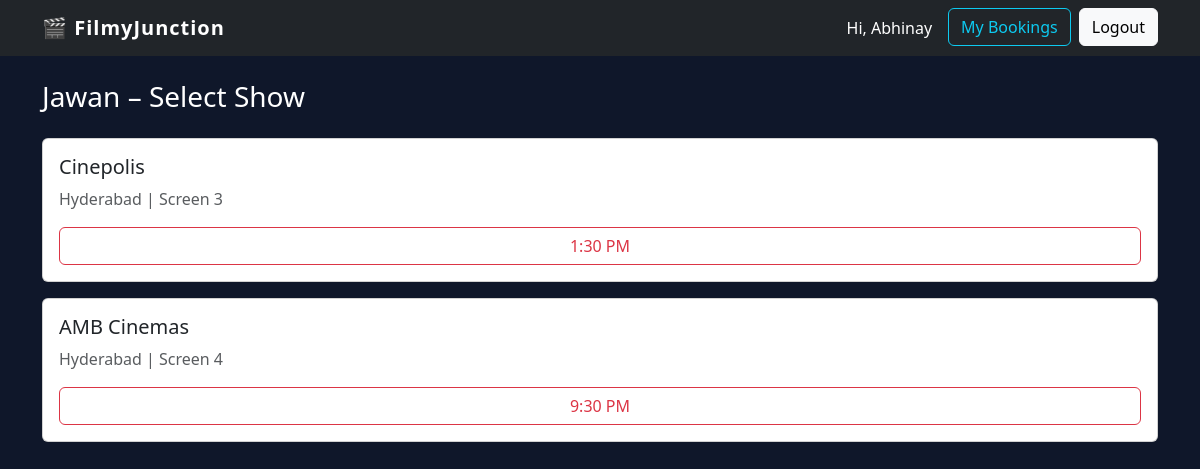
The page /movie/2/shows (signed in) on the database its author committed.
### models.py (models this page shows, shortened)
class User(UserMixin, db.Model):
    id = db.Column(db.Integer, primary_key=True)
    username = db.Column(db.String(50), unique=True, nullable=False)
    password_hash = db.Column(db.String(200), nullable=False)
    is_admin = db.Column(db.Boolean, default=False)  # ✅ THIS LINE.d

class Movie(db.Model):
    id = db.Column(db.Integer, primary_key=True)
    title = db.Column(db.String(100), nullable=False)
    poster = db.Column(db.String(200), nullable=False)
    rating = db.Column(db.Float, nullable=False)
    description = db.Column(db.Text, nullable=False)

class Show(db.Model):
    id = db.Column(db.Integer, primary_key=True)
    movie_id = db.Column(db.Integer, db.ForeignKey('movie.id'), nullable=False)
    screen_id = db.Column(db.Integer, db.ForeignKey('screen.id'), nullable=False)
    show_time = db.Column(db.String(20), nullable=False)
    movie = db.relationship('Movie')
    screen = db.relationship('Screen')

class Theatre(db.Model):
    id = db.Column(db.Integer, primary_key=True)
    name = db.Column(db.String(100), nullable=False)
    location = db.Column(db.String(100), nullable=False)

class Screen(db.Model):
    id = db.Column(db.Integer, primary_key=True)
    name = db.Column(db.String(50), nullable=False)
    theatre_id = db.Column(db.Integer, db.ForeignKey('theatre.id'), nullable=False)
    theatre = db.relationship('Theatre', backref='screens')

### app.py (the view)
@app.route("/movie/<int:movie_id>/shows")
@login_required
def movie_shows(movie_id):
    movie = Movie.query.get_or_404(movie_id)
    shows = Show.query.filter_by(movie_id=movie_id).all()
    return render_template("shows.html", movie=movie, shows=shows)

### app.py (called while the page is built)
@login_manager.user_loader
def load_user(user_id):
    return User.query.get(int(user_id))

### templates/shows.html
{% extends 'base.html' %}
{% block content %}
<h3>{{ movie.title }} – Select Show</h3>
<div class="mt-4">
    {% for show in shows %}
        <div class="card mb-3 p-3">
            <h5>{{ show.screen.theatre.name }}</h5>
            <p class="text-muted">
                {{ show.screen.theatre.location }} |
                {{ show.screen.name }}
            </p>
            <a href="{{ url_for('select_seats', show_id=show.id) }}"
                class="btn btn-outline-danger">
                {{ show.show_time }}
            </a>
        </div>
    {% else %}
        <p>No shows available</p>
    {% endfor %}
</div>
{% endblock %}

### templates/base.html (shortened to what this page needs)
<!DOCTYPE html>
<html lang="en">
<head>
  <link
    href="https://cdn.jsdelivr.net/npm/bootstrap@5.3.3/dist/css/bootstrap.min.css"
    rel="stylesheet">
</head>
<body>
<nav class="navbar navbar-expand-lg navbar-dark bg-dark">
  <div class="container">
    <a class="navbar-brand" href="{{ url_for('home') }}">
      🎬 FilmyJunction
    </a>
    <div class="collapse navbar-collapse" id="navbarNav">
      <ul class="navbar-nav ms-auto">
        {% if current_user.is_authenticated %}
          <li class="nav-item">
            <span class="nav-link text-white">
              Hi, {{ current_user.username }}
            </span>
          </li>
          <li class="nav-item ms-2">
            <a href="{{ url_for('my_bookings') }}"
               class="btn btn-outline-info">
              My Bookings
            </a>
          </li>
          <li class="nav-item ms-2">
            <a href="{{ url_for('logout') }}"
               class="btn btn-light">
              Logout
            </a>
          </li>
        {% endif %}
      </ul>
    </div>
  </div>
</nav>
<div class="container mt-4">
  {% block content %}
  {% endblock %}
</div>
</body>
</html>

### templates/base.html (style rules this page uses)
body { background-color: #0f172a; color: white; }
.navbar-brand { font-weight: bold; letter-spacing: 1px; }

### rows shown on the page
User: username "Abhinay"
Movie: title "Jawan"
Show: screen.theatre.name "Cinepolis", screen.theatre.location "Hyderabad", screen.name "Screen 3", show_time "1:30 PM"
Show: screen.theatre.name "AMB Cinemas", screen.theatre.location "Hyderabad", screen.name "Screen 4", show_time "9:30 PM"
